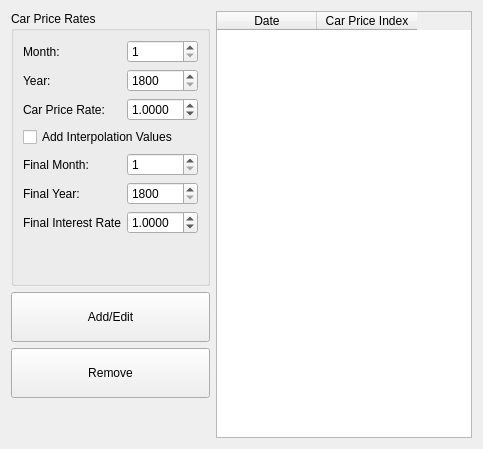
       <widget class="QWidget" name="Tab_CarPrice">
        <attribute name="title">
         <string>Car Price</string>
        </attribute>
        <layout class="QGridLayout" name="gridLayout_10">
         <item row="2" column="0">
          <widget class="QPushButton" name="Button_CarPrice_Remove">
           <property name="minimumSize">
            <size>
             <width>0</width>
             <height>50</height>
            </size>
           </property>
           <property name="text">
            <string>Remove</string>
           </property>
          </widget>
         </item>
         <item row="0" column="0">
          <widget class="QGroupBox" name="groupBox_5">
           <property name="title">
            <string>Car Price Rates</string>
           </property>
           <layout class="QGridLayout" name="gridLayout_11">
            <item row="0" column="0">
             <widget class="QLabel" name="label_17">
              <property name="text">
               <string>Month:</string>
              </property>
             </widget>
            </item>
            <item row="0" column="1">
             <widget class="QSpinBox" name="Spin_CarPrice_Month">
              <property name="minimum">
               <number>1</number>
              </property>
              <property name="maximum">
               <number>12</number>
              </property>
             </widget>
            </item>
            <item row="2" column="1">
             <widget class="QDoubleSpinBox" name="Spin_CarPrice_Rate">
              <property name="decimals">
               <number>4</number>
              </property>
              <property name="singleStep">
               <double>0.010000000000000</double>
              </property>
              <property name="value">
               <double>1.000000000000000</double>
              </property>
             </widget>
            </item>
            <item row="1" column="0">
             <widget class="QLabel" name="label_18">
              <property name="text">
               <string>Year:</string>
              </property>
             </widget>
            </item>
            <item row="11" column="0">
             <spacer name="verticalSpacer_7">
              <property name="orientation">
               <enum>Qt::Vertical</enum>
              </property>
              <property name="sizeHint" stdset="0">
               <size>
                <width>20</width>
                <height>40</height>
               </size>
              </property>
             </spacer>
            </item>
            <item row="2" column="0">
             <widget class="QLabel" name="label_19">
              <property name="text">
               <string>Car Price Rate:</string>
              </property>
             </widget>
            </item>
            <item row="1" column="1">
             <widget class="QSpinBox" name="Spin_CarPrice_Year">
              <property name="minimum">
               <number>1800</number>
              </property>
              <property name="maximum">
               <number>9999</number>
              </property>
             </widget>
            </item>
            <item row="10" column="1">
             <widget class="QDoubleSpinBox" name="Spin_CarPrice_Interpolate_Rate">
              <property name="decimals">
               <number>4</number>
              </property>
              <property name="singleStep">
               <double>0.010000000000000</double>
              </property>
              <property name="value">
               <double>1.000000000000000</double>
              </property>
             </widget>
            </item>
            <item row="4" column="1">
             <widget class="QSpinBox" name="Spin_CarPrice_Interpolate_Month">
              <property name="minimum">
               <number>1</number>
              </property>
              <property name="maximum">
               <number>12</number>
              </property>
             </widget>
            </item>
            <item row="4" column="0">
             <widget class="QLabel" name="label_66">
              <property name="text">
               <string>Final Month:</string>
              </property>
             </widget>
            </item>
            <item row="9" column="1">
             <widget class="QSpinBox" name="Spin_CarPrice_Interpolate_Year">
              <property name="minimum">
               <number>1800</number>
              </property>
              <property name="maximum">
               <number>9999</number>
              </property>
             </widget>
            </item>
            <item row="3" column="0" colspan="2">
             <widget class="QCheckBox" name="Check_CarPrice_Interpolate">
              <property name="text">
               <string>Add Interpolation Values</string>
              </property>
             </widget>
            </item>
            <item row="10" column="0">
             <widget class="QLabel" name="label_65">
              <property name="text">
               <string>Final Interest Rate</string>
              </property>
             </widget>
            </item>
            <item row="9" column="0">
             <widget class="QLabel" name="label_64">
              <property name="text">
               <string>Final Year:</string>
              </property>
             </widget>
            </item>
           </layout>
          </widget>
         </item>
         <item row="1" column="0">
          <widget class="QPushButton" name="Button_CarPrice_AddEdit">
           <property name="minimumSize">
            <size>
             <width>0</width>
             <height>50</height>
            </size>
           </property>
           <property name="text">
            <string>Add/Edit</string>
           </property>
          </widget>
         </item>
         <item row="3" column="0">
          <spacer name="verticalSpacer_8">
           <property name="orientation">
            <enum>Qt::Vertical</enum>
           </property>
           <property name="sizeHint" stdset="0">
            <size>
             <width>20</width>
             <height>40</height>
            </size>
           </property>
          </spacer>
         </item>
         <item row="0" column="1" rowspan="4">
          <widget class="QTableWidget" name="Table_CarPrice">
           <column>
            <property name="text">
             <string>Date</string>
            </property>
           </column>
           <column>
            <property name="text">
             <string>Car Price Index</string>
            </property>
           </column>
          </widget>
         </item>
        </layout>
       </widget>
